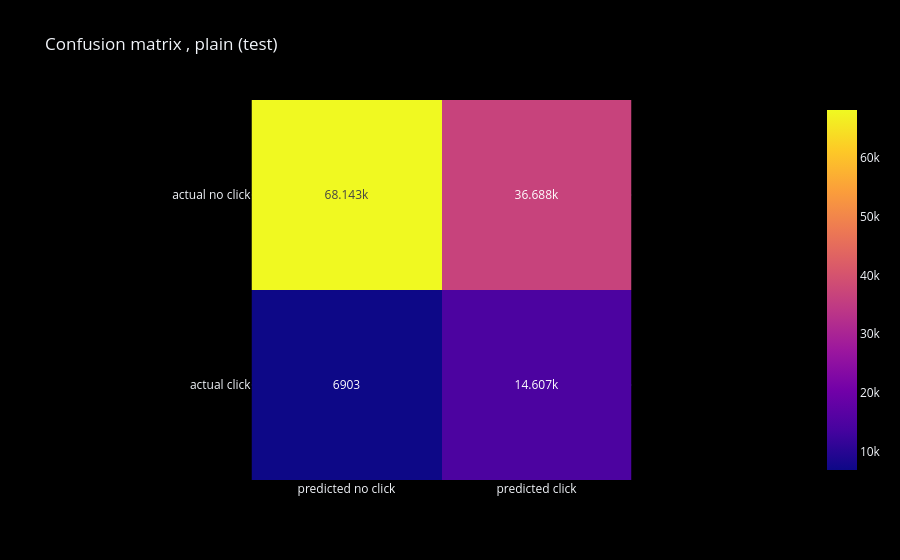

Notebook code cell kept with this figure:
### Markdown cell above
### Log loss 0.409 vs 0.456 for the baseline , 10% lower. ROC-AUC 0.725. PR-AUC 0.347 , twice the 0.17 a random guess gets.
### Accuracy falls below the baseline's 0.83 on purpose : the F1 threshold (0.19) calls a lot of impressions a click , recall 68% , precision 29%.
### Train and test are almost the same , so the model generalises.
### The weighted model ranks the same (ROC-AUC 0.724) but its log loss is far worse (0.611). The calibration plot below shows why.

### Code cell
cm = confusion_matrix(y_test_np , p_test >= threshold)
fig = px.imshow(cm , text_auto=True , x=['predicted no click' , 'predicted click'] , y=['actual no click' , 'actual click'] , title='Confusion matrix , plain (test)')
fig.show()

### Figure 1 — Plotly figure (JSON) as saved in the notebook; plotly's stock layout.template omitted (floating-point values rounded to 4 significant figures)
{"data": [{"coloraxis": "coloraxis", "hovertemplate": "x: %{x}<br>y: %{y}<br>color: %{z}<extra></extra>", "name": "0", "texttemplate": "%{z}", "type": "heatmap", "x": ["predicted no click", "predicted click"], "xaxis": "x", "y": ["actual no click", "actual click"], "yaxis": "y", "z": [[68143, 36688], [6903, 14607]]}], "layout": {"coloraxis": {"colorscale": [[0.0, "#0d0887"], [0.1111, "#46039f"], [0.2222, "#7201a8"], [0.3333, "#9c179e"], [0.4444, "#bd3786"], [0.5556, "#d8576b"], [0.6667, "#ed7953"], [0.7778, "#fb9f3a"], [0.8889, "#fdca26"], [1.0, "#f0f921"]]}, "title": {"text": "Confusion matrix , plain (test)"}, "xaxis": {"anchor": "y", "constrain": "domain", "domain": [0.0, 1.0], "scaleanchor": "y"}, "yaxis": {"anchor": "x", "autorange": "reversed", "constrain": "domain", "domain": [0.0, 1.0]}}}
